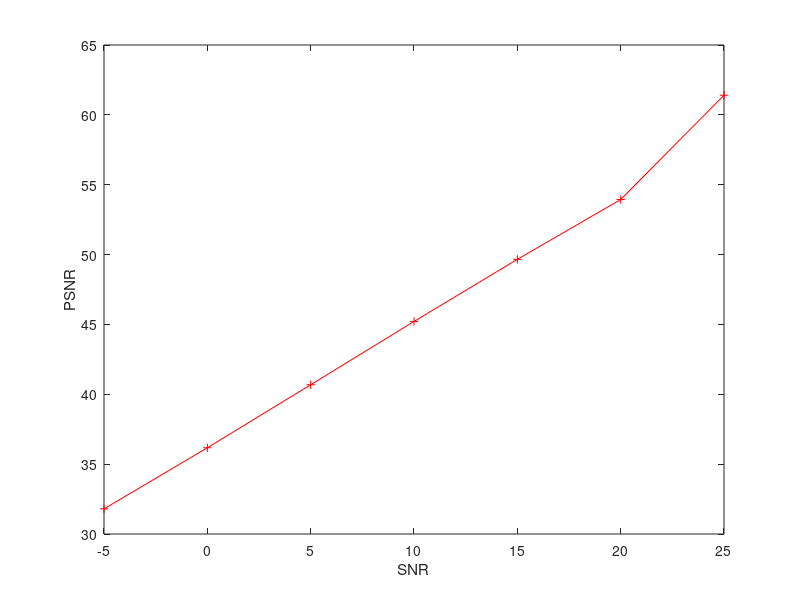

Write the MATLAB code that produced this figure.
close all;
clear
snr = -5:5:25;
%% test sequence :'balloons1'
balloons1=[31.7985   36.1734   40.6844   45.2146   49.6599   53.9401   61.4082];
%% test sequence :'balloons3'
balloons3=[31.8680   36.2772   40.7393   45.2909   49.7190   53.9834   61.6224];
%% test sequence :'balloons5'
balloons5=[31.7876   36.1043   40.5898   45.1451   49.5746   53.8035   61.2268];
plot(snr,balloons1,'-r+',snr,balloons3,'-r*',snr,balloons5,'-rs');
plot(snr,balloons1,'-r+');
xlabel('SNR');ylabel('PSNR')

